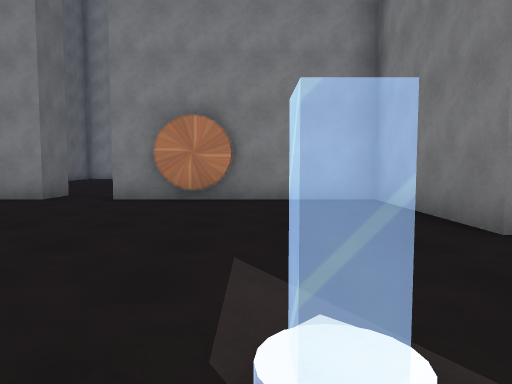
View 1 (above)

19 first-person views from a walk through a 3-D level made in the Unity game engine. The camera is 1.3 m above the floor, tilts 4° down and sees 70° across. Doors are open. The floor is counted in squares, 2 m on a side. Each view is taken from the middle of a square. On the plan, view 1 faces up. The plan holds only what a view shows up to about 11 squares ahead; the rest is blank. The place goes on beyond the plan. The player is left out.

View 2
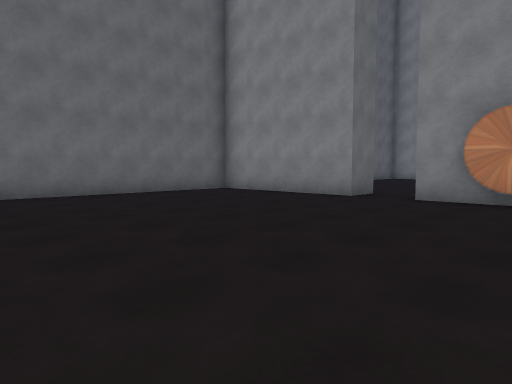

View 3
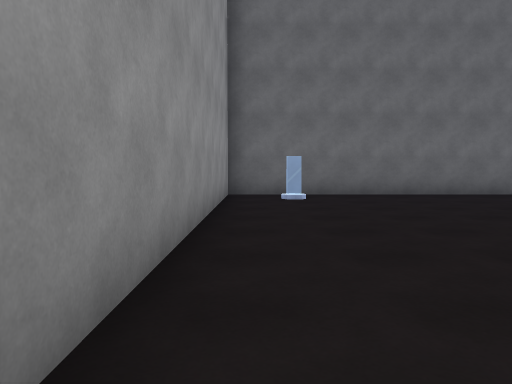

View 4
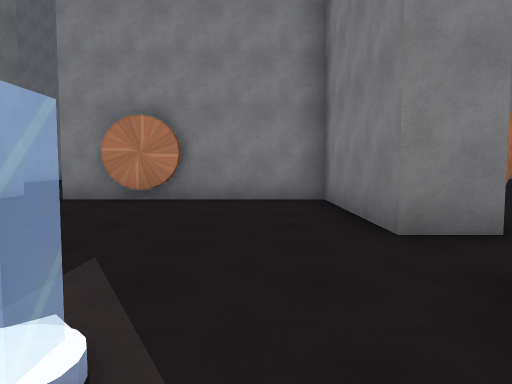

View 5
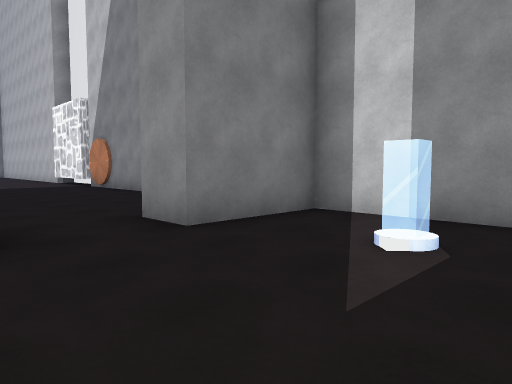

View 6
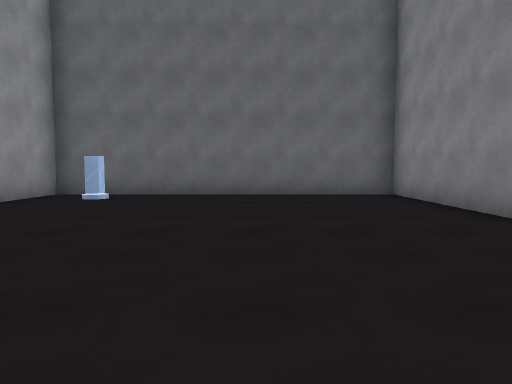

View 7
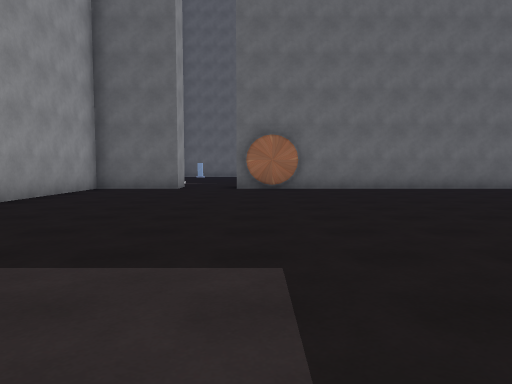

View 8
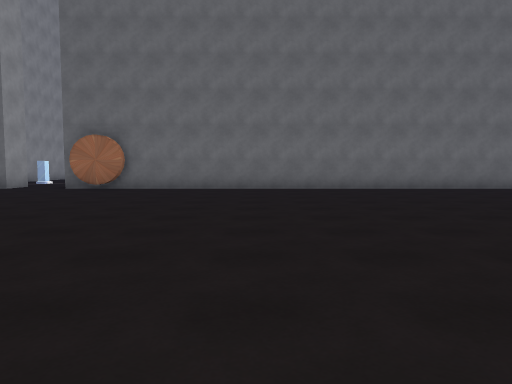

View 9
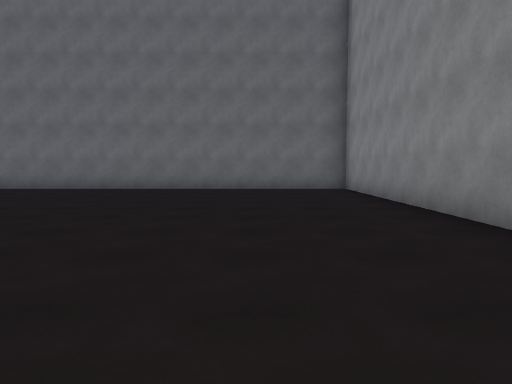

View 10
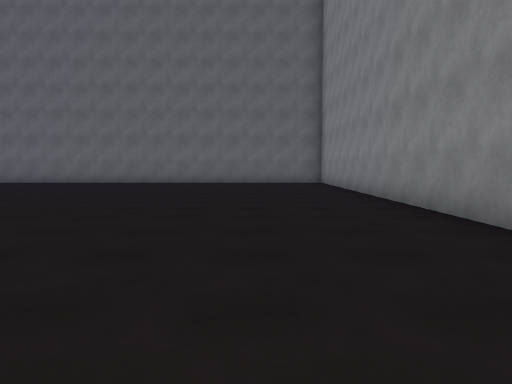

View 11
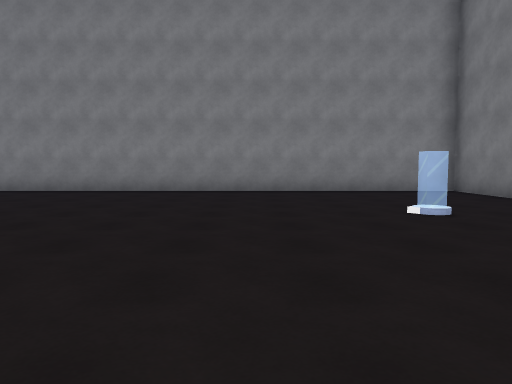

View 12
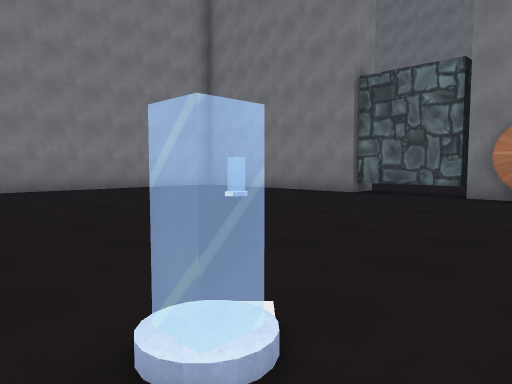

View 13
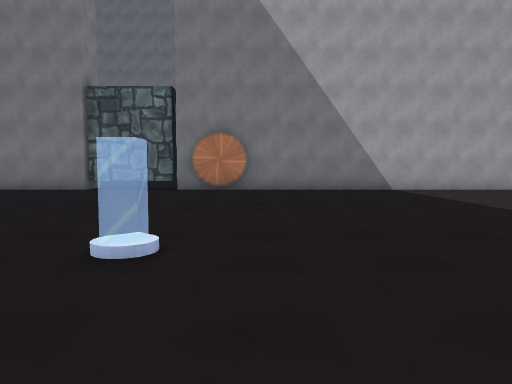

View 14
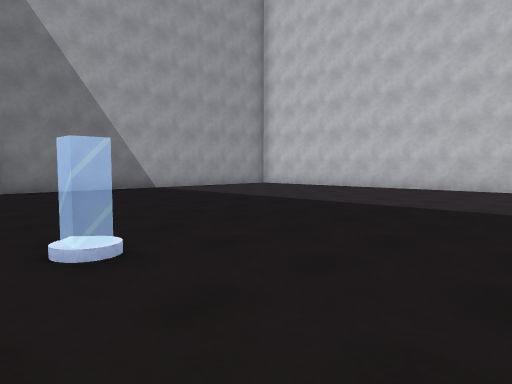

View 15
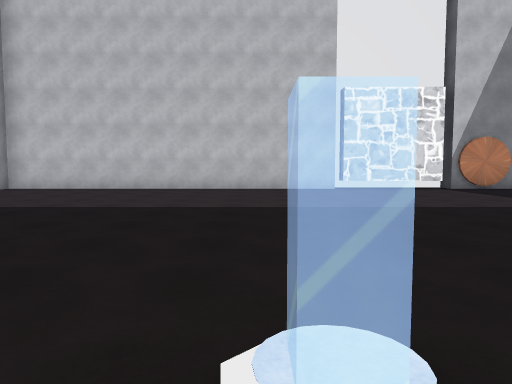

View 16
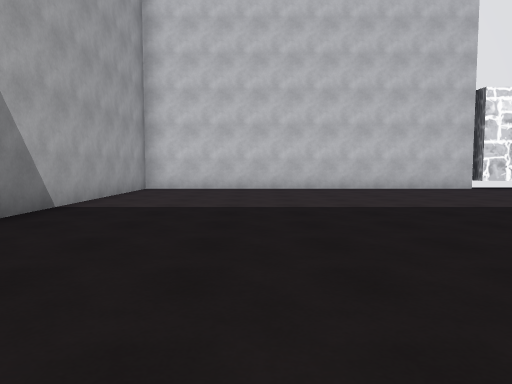

View 17
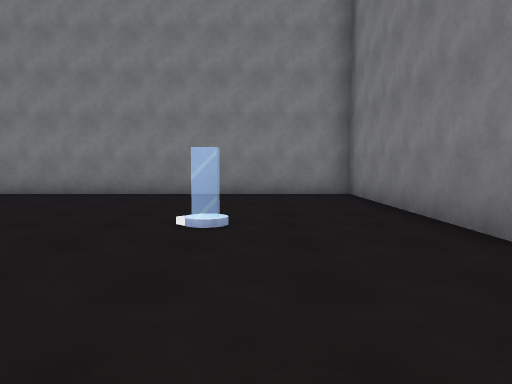

View 18
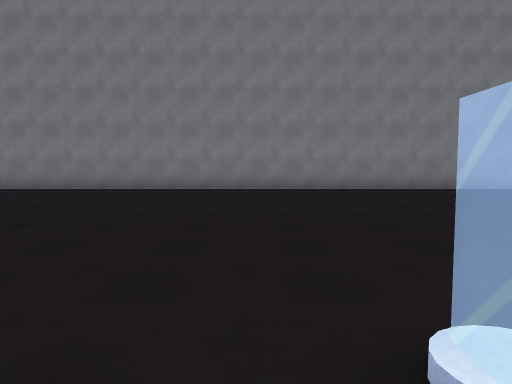

View 19
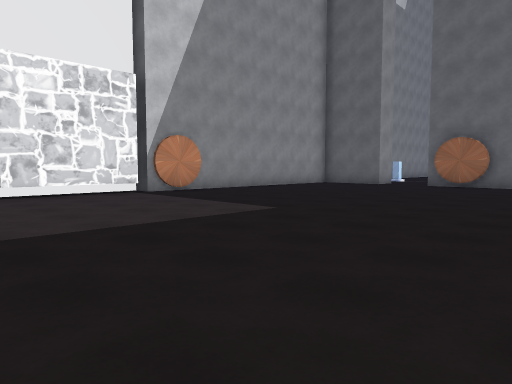

### Floor plan
Ten units are one square. View 1 is at (0, 0); x grows to the right and y downward. Boxes are objects, and circles mark ways between rooms. Rooms are numbered by the first view taken in them; rooms with no view inside come last. Other rooms are left out.
<svg viewBox="-90 -191 347 209">
<path fill="none" stroke="#000" d="M-4 -70 -20 -70M-42 -82 -42 -72 -85 -72 -85 6 24 6 24 -17M24 -34 24 -72 -29 -72M146 6 242 6 242 -102M116 6 145 6M240 -82 240 -98M244 -104 244 -128M36 -52 36 -38M252 -128 242 -128 242 -186 34 -186 34 -34M34 -17 34 6 113 6M113 13 144 13"/>
<rect x="-75" y="-15" width="10" height="10" fill="#bbb"><title>other object</title></rect>
<rect x="-5" y="-15" width="10" height="10" fill="#bbb"><title>other object</title></rect>
<rect x="165" y="-95" width="10" height="10" fill="#bbb"><title>other object</title></rect>
<rect x="205" y="-145" width="10" height="10" fill="#bbb"><title>other object</title></rect>
<circle cx="30" cy="-25" r="3" fill="#2a7"/>
<text x="-30" y="-30">1</text>
<text x="140" y="-90">2</text>
</svg>
Room 1 opens to room 2.

Where each view was taken, in squares from view 1:
view 1: 0 up, 0 right, facing up
view 2: 0 up, 0 right, facing up-left
view 3: 0 up, 0 right, facing left
view 4: 0 up, 1 right, facing up
view 5: 4 up, 1 left, facing down-right
view 6: 4 up, 0 right, facing left
view 7: 4 up, 14 right, facing left
view 8: 9 up, 14 right, facing left
view 9: 16 up, 14 right, facing left
view 10: 16 up, 18 right, facing left
view 11: 9 up, 19 right, facing up
view 12: 8 up, 16 right, facing up-right
view 13: 8 up, 14 right, facing right
view 14: 10 up, 14 right, facing down-right
view 15: 10 up, 17 right, facing down
view 16: 10 up, 21 right, facing down
view 17: 10 up, 22 right, facing up
view 18: 8 up, 16 right, facing up
view 19: 8 up, 16 right, facing down-left
